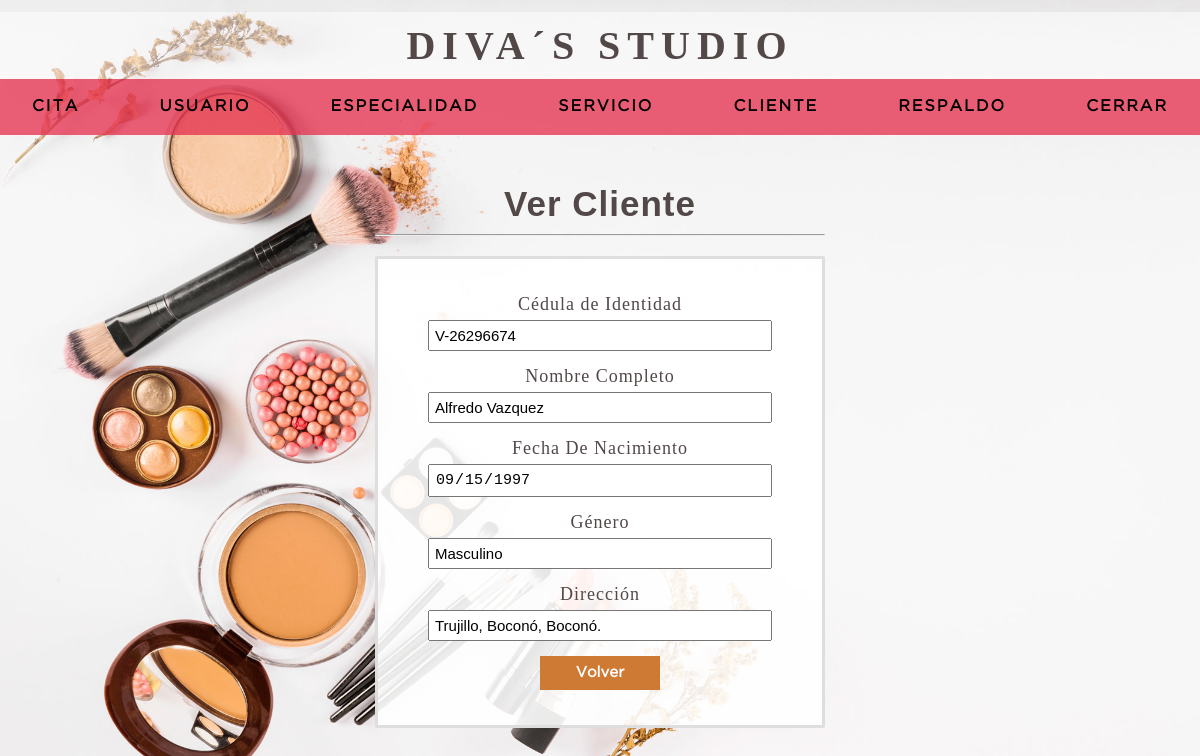
The app's page /mas_cliente.php?ci=V-26296674 (signed in), older data.
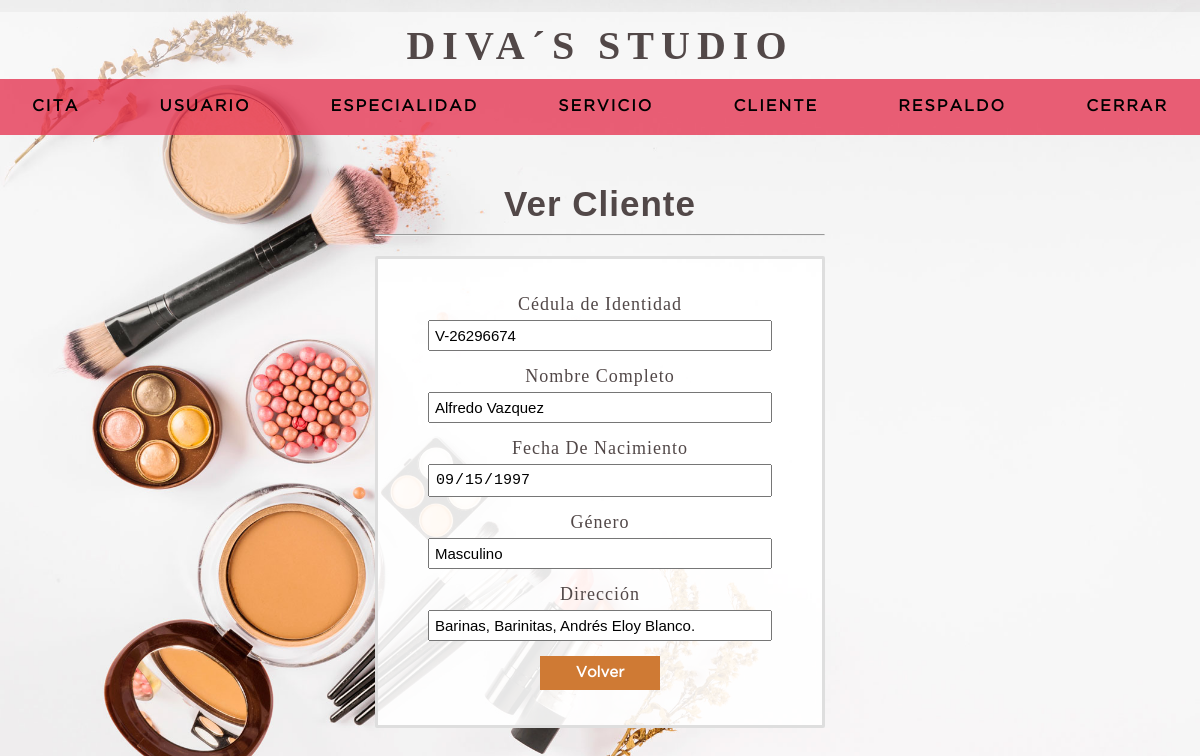
The same page, newer data.
### tables this page shows
CREATE TABLE `cliente` (
  `ci_cliente` varchar(20) NOT NULL,
  `nombre` varchar(50) NOT NULL,
  `apellido` varchar(50) NOT NULL,
  `fecha_nacimiento` date NOT NULL,
  `codgenero` int(11) NOT NULL,
  `fechaingreso` timestamp NOT NULL DEFAULT current_timestamp() ON UPDATE current_timestamp(),
  `estatus` int(1) NOT NULL DEFAULT 1,
  PRIMARY KEY (`ci_cliente`) USING BTREE,
  KEY `codgenero` (`codgenero`),
  CONSTRAINT `cliente_ibfk_1` FOREIGN KEY (`codgenero`) REFERENCES `genero` (`codgenero`) ON DELETE CASCADE ON UPDATE CASCADE
);

CREATE TABLE `estados` (
  `id_estado` int(11) NOT NULL AUTO_INCREMENT,
  `estado` varchar(250) NOT NULL,
  PRIMARY KEY (`id_estado`)
);

CREATE TABLE `ciudades` (
  `id_ciudad` int(11) NOT NULL AUTO_INCREMENT,
  `id_estado` int(11) NOT NULL,
  `ciudad` varchar(200) NOT NULL,
  PRIMARY KEY (`id_ciudad`) USING BTREE,
  KEY `id_estado` (`id_estado`),
  CONSTRAINT `ciudades_ibfk_1` FOREIGN KEY (`id_estado`) REFERENCES `estados` (`id_estado`) ON DELETE CASCADE ON UPDATE CASCADE
);

CREATE TABLE `municipios` (
  `id_municipio` int(11) NOT NULL AUTO_INCREMENT,
  `id_estado` int(11) NOT NULL,
  `municipio` varchar(100) NOT NULL,
  PRIMARY KEY (`id_municipio`),
  KEY `id_estado` (`id_estado`),
  CONSTRAINT `municipios_ibfk_1` FOREIGN KEY (`id_estado`) REFERENCES `estados` (`id_estado`) ON DELETE CASCADE ON UPDATE CASCADE
);

CREATE TABLE `genero` (
  `codgenero` int(11) NOT NULL AUTO_INCREMENT,
  `descripcion` varchar(30) NOT NULL,
  PRIMARY KEY (`codgenero`)
);

### mas_cliente.php (the view, shortened to what this page needs)
<?php
include 'includes/conexion.php';
    $ci_cliente = $_REQUEST['ci'];
	$sql =mysqli_query($conexion, "SELECT  c.nombre, c.apellido, c.fecha_nacimiento,
											g.descripcion,
											e.estado, ciu.ciudad, m.municipio, d.detalle_direccion
									FROM cliente c
									INNER JOIN genero g      ON c.codgenero = g.codgenero
									INNER JOIN direccion d   ON c.ci_cliente = d.ci_cliente
													INNER JOIN estados e         ON d.id_estado = e.id_estado
													INNER JOIN ciudades ciu      ON d.id_ciudad = ciu.id_ciudad
													INNER JOIN municipios m      ON d.id_municipio = m.id_municipio
									WHERE c.ci_cliente = '$ci_cliente' ");
		while ($data = mysqli_fetch_array($sql)){
			$nombre = $data['nombre'];
			$apellido = $data['apellido'];
			$ncompleto = $nombre ." ". $apellido;
			$fecha_nacimiento = $data['fecha_nacimiento'];
			$genero = $data['descripcion'];
			$estado=$data['estado'];
			$ciudad=$data['ciudad'];
			$municipio=$data['municipio'];
			$detalle_direccion=$data['detalle_direccion'];
			if(!empty ($detalle_direccion)){
				$direccion = $estado. ", " .$ciudad.", ".$municipio.", ".$detalle_direccion.".";
			} else{
				$direccion = $estado. ", " .$ciudad.", ".$municipio.".";
			}
		}
?>
<html lang="en">
	<head>
		<?php include "includes/scripts.php";?>
	</head>
	<body>
		<?php include "includes/headeruser.php";?>
		<section class="container">
			<div class="register">
				<h2>Ver Cliente</h2>
				<hr>
				<form action="" method="post">
					<label for ="ci_cliente">Cédula de Identidad</label>
					<input type="text" name="ci_cliente" class="ci"  value="<?php echo $ci_cliente; ?>" readonly>
					<label for ="nombre">Nombre Completo</label>
					<input type="text" name="nombre" value="<?php echo $ncompleto ?>"  readonly>
					<label for ="fecha_nacimiento">Fecha De Nacimiento </label>
					<input type="date"name="fecha_nacimiento" value="<?php echo $fecha_nacimiento?>"  readonly >
					<label for ="codgenero">Género </label>
					<input type="text" name="codgenero" value="<?php echo $genero ?>"  readonly>
					<label for ="direccion">Dirección</label>
					<input type="text" name="direccion" value="<?php echo $direccion ?>"  readonly>
					<a href="listado_cita.php" class="btn_cancel volver"> Volver</a>
				</form>
			</div>
		</section>
	</body>
</html>

Row changes from the older to the newer data that the page shows:
changed cliente "Alfredo Vazquez": direccion "Trujillo, Boconó, Boconó." → "Barinas, Barinitas, Andrés Eloy Blanco."
